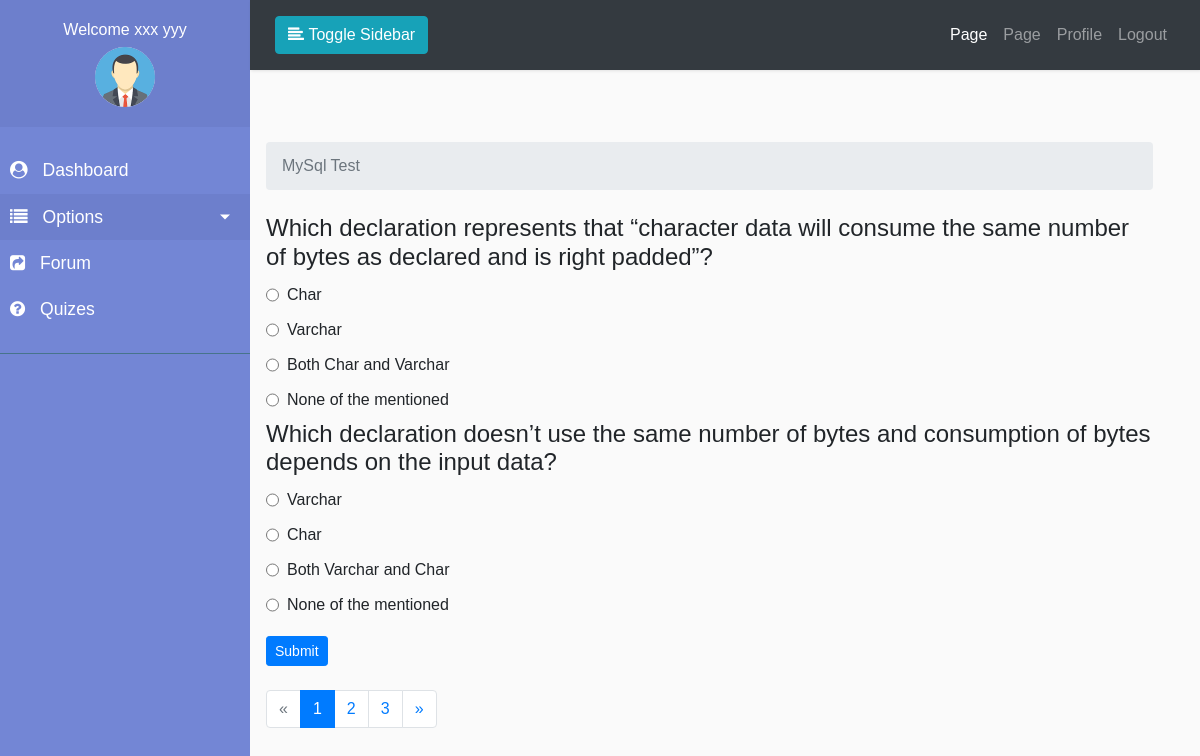
/quizes/start-exam/MySql Test/1/ (signed in), run on the app's committed database.
### accounts/models.py (models this page shows, shortened)
class Profile(models.Model):
    USERTYPE_CHOICES = (
        ('0', 'Teacher'),
        ('1', 'Student'),
    )
    user = models.OneToOneField(
        User, on_delete=models.CASCADE, related_name='user_profile')
    profile_pic = models.ImageField(
        upload_to="profile/%Y/%m/%d/", default="profile/default.png")
    phone_number = models.CharField(max_length=15, default='01xxxxxxxxxx')
    address = models.CharField(default='Your Address', max_length=255)
    user_type = models.CharField(max_length=10, choices=USERTYPE_CHOICES)
    email_confirmed = models.BooleanField(default=False)
    active = models.BooleanField(default=False)

### quizes/models.py (models this page shows, shortened)
class Topic(models.Model):
    topic_name = models.CharField(max_length=255)

class Question(models.Model):
    topic = models.ForeignKey(
        Topic, related_name='topic_question', on_delete=models.CASCADE)
    question_name = models.CharField(max_length=255)

class Option(models.Model):
    question = models.ForeignKey(
        Question, on_delete=models.CASCADE, related_name='question_option')
    option_name = models.CharField(max_length=255)
    wright_answer = models.BooleanField(default=False)

### quizes/views.py (the view, shortened to what this page needs)
class StartExam(AictiveUserRequiredMixin, View):
    def get(self, request, *args, **kwargs):
        topic_name = kwargs.get('topic_name')
        topic_id = kwargs.get('topic_id')
        topic_obj = get_object_or_404(Topic, id=topic_id)
        all_topic_question = topic_obj.topic_question.all()
        page = request.GET.get('page', 1)
        paginator = Paginator(all_topic_question, 2)
        try:
            all_topic_question = paginator.page(page)
        except PageNotAnInteger:
            all_topic_question = paginator.page(1)
        except EmptyPage:
            all_topic_question = paginator.page(paginator.num_pages)
        context = {
            'title': topic_obj.topic_name,
            'all_topic_question': all_topic_question,
            'topic_name': topic_name,
            'topic_id': topic_id,
            'page': page
        }
        return render(request, 'quizes/start_exam.html', context)

### accounts/mixins.py (called while the page is built)
	def dispatch(self, request, *args, **kwargs):
		if request.user.is_authenticated and request.user.user_profile.active:
			return super().dispatch(request, *args, **kwargs)
		else:
			messages.error(request, ('Please Login Or May Be Your Account Is Not Active'))
			return redirect('accounts:login')

### pages/context_processor.py (called while the page is built)
def slider(request):
    all_slider = SliderImage.objects.all()
    return {'all_slider': all_slider}

### quizes/context_processor.py (called while the page is built)
def total_correct_answer(request):
    correct = 0
    if request.user.is_authenticated:
        if not request.user.is_staff:
            try:
                if request.session['answer']:
                    for key, value in request.session['answer'].items():
                        if value['points'] == 1:
                            correct += 1
            except Exception as e:
                pass
        return {'total_correct_answer': correct}
    else:
        return {'total_correct_answer': 0}

### templates/quizes/start_exam.html (shortened to what this page needs)
{% extends "dash_base.html" %}
{% load humanize %}
{% block sidebar %}
{% if user.user_profile.user_type == '0'  %}
{% include 'partials/teacher/_sidebar.html' %}
{% elif user.user_profile.user_type == '1' %}
{% include 'partials/student/_sidebar.html' %}
{% endif %}
{% endblock sidebar %}
{% block breadcrumb %}
<li class="breadcrumb-item active">{{title}}</li>
{% endblock breadcrumb %}
{% block maincontent %}
<div class="row">
    <div class="col-md-12">
        <form action="{% url 'quizes:start_exam' topic_name=topic_name topic_id=topic_id %}" method="POST">
            <ul class="quiz">
                {% for question in all_topic_question %}
                <li>
                    <h4>{{question.question_name}}</h4>
                    <ul class="choices">
                        {% for option in question.question_option.all %}
                        <li>
                            <label>
                                <input type="radio" name="{{question.id}}" value="{{option.id}}">
                                <span>{{option.option_name}}</span>
                            </label>
                        </li>
                        {% endfor %}
                    </ul>
                </li>
                {% endfor %}
            </ul>
            <input type="submit" value="Submit" class="btn btn-primary btn-sm">
        </form>
        <div class="mr-auto ml-auto mt-4">
            {% with all_topic_question as items %}
            {% if items.has_other_pages %}
                <nav aria-label="Page navigation example" class="">
                    <ul class="pagination justify-content-left">
                        {% if items.has_previous %}
                            <li class="page-item"><a class="page-link" href="?page={{ items.previous_page_number }}">&laquo;</a></li>
                        {% else %}
                            <li class="page-item disabled"><a class="page-link" href="#"><span>&laquo;</span></a></li>
                        {% endif %}
                        {% for i in items.paginator.page_range %}
                            {% if items.number == i %}
                                <li class="page-item active"><a class="page-link" href="#">{{ i }} <span class="sr-only">(current)</span></a></li>
                            {% else %}
                                <li class="page-item"><a class="page-link" href="?page={{ i }}">{{ i }}</a></li>
                            {% endif %}
                        {% endfor %}
                        {% if items.has_next %}
                            <li class="page-item"><a class="page-link" href="?page={{ items.next_page_number }}">&raquo;</a></li>
                        {% else %}
                            <li class="page-item disabled" id="last"><a class="page-link" href="#"><span>&raquo;</span></a></li>
                        {% endif %}
                    </ul>
                </nav>
            {% endif %}
        {% endwith %}
        </div>
    </div>
</div>
{% endblock maincontent %}

### templates/partials/teacher/_sidebar.html (shortened to what this page needs)
{% load static %}
<nav id="sidebar">
            <div class="sidebar-header text-center">
                <h6>Welcome {{user.get_full_name}}</h6>
                <img src="{{user.user_profile.profile_pic.url}}" alt="" width="60px" class="rounded-circle text-center">
            </div>
            <ul class="list-unstyled components">
                 <li>
                    <a href="{% url 'accounts:dashboard' %}">
                        <i class="fa fa-user-circle"></i>
                        Dashboard
                    </a>
                </li>
                <li class="active">
                    <a href="#homeSubmenu" data-toggle="collapse" aria-expanded="false" class="dropdown-toggle">
                        <i class="fa fa-list"></i>
                        Options
                    </a>
                </li>
                <li>
                    <a href="{% url 'boards:home' %}">
                        <i class="fa fa-share-square"></i>
                        Forum
                    </a>
                </li>
                <li>
                    <a href="{% url 'quizes:quize_board' %}">
                        <i class="fa fa-question-circle"></i>
                        Quizes
                    </a>
                </li>
            </ul>
            <ul class="list-unstyled CTAs">
            </ul>
        </nav>

### myproject/static/front/css/style.css (style rules this page uses)
label { margin-bottom: 0px; }
body { font-family: 'Poppins', sans-serif; background: #fafafa; }
a, a:hover, a:focus { color: inherit; text-decoration: none; transition: all 0.3s; }
i, span { display: inline-block; }
#sidebar { min-width: 250px; max-width: 250px; background: #7386D5; color: #fff; transition: all 0.3s; }
#sidebar ul li a { text-align: left; }
#sidebar .sidebar-header { padding: 20px; background: #6d7fcc; }
#sidebar ul.components { padding: 20px 0; border-bottom: 1px solid #47748b; }
#sidebar ul li a { padding: 10px; font-size: 1.1em; display: block; }
#sidebar ul li a i { margin-right: 10px; }
#sidebar ul li.active>a, a[aria-expanded="true"] { color: #fff; background: #6d7fcc; }
a[data-toggle="collapse"] { position: relative; }
.dropdown-toggle::after { display: block; position: absolute; top: 50%; right: 20px; transform: translateY(-50%); }
ul.CTAs { padding: 20px; }
#weather_section button, input { font-size: 1.3rem; height: 30px; }
.quiz, .choices { list-style-type: none; padding: 0; }
.choices li { margin-bottom: 5px; }
.choices label { display: flex; align-items: center; }
.choices label, input[type="radio"] { cursor: pointer; }
input[type="radio"] { margin-right: 8px; }

### data on the page
Topic: topic_name "MySql Test"
Question: question_name "Which declaration represents that “character data will consume the same number of bytes as declared and is right padded”?"
Option: option_name "Char"
Option: option_name "Varchar"
Option: option_name "Both Char and Varchar"
Option: option_name "None of the mentioned"
Question: question_name "Which declaration doesn’t use the same number of bytes and consumption of bytes depends on the input data?"
Option: option_name "Varchar"
Option: option_name "Char"
Option: option_name "Both Varchar and Char"
Option: option_name "None of the mentioned"

### other printed values
{{ user.get_full_name }} "xxx yyy"
{{ i }} "1"
{{ i }} "2" "3"
